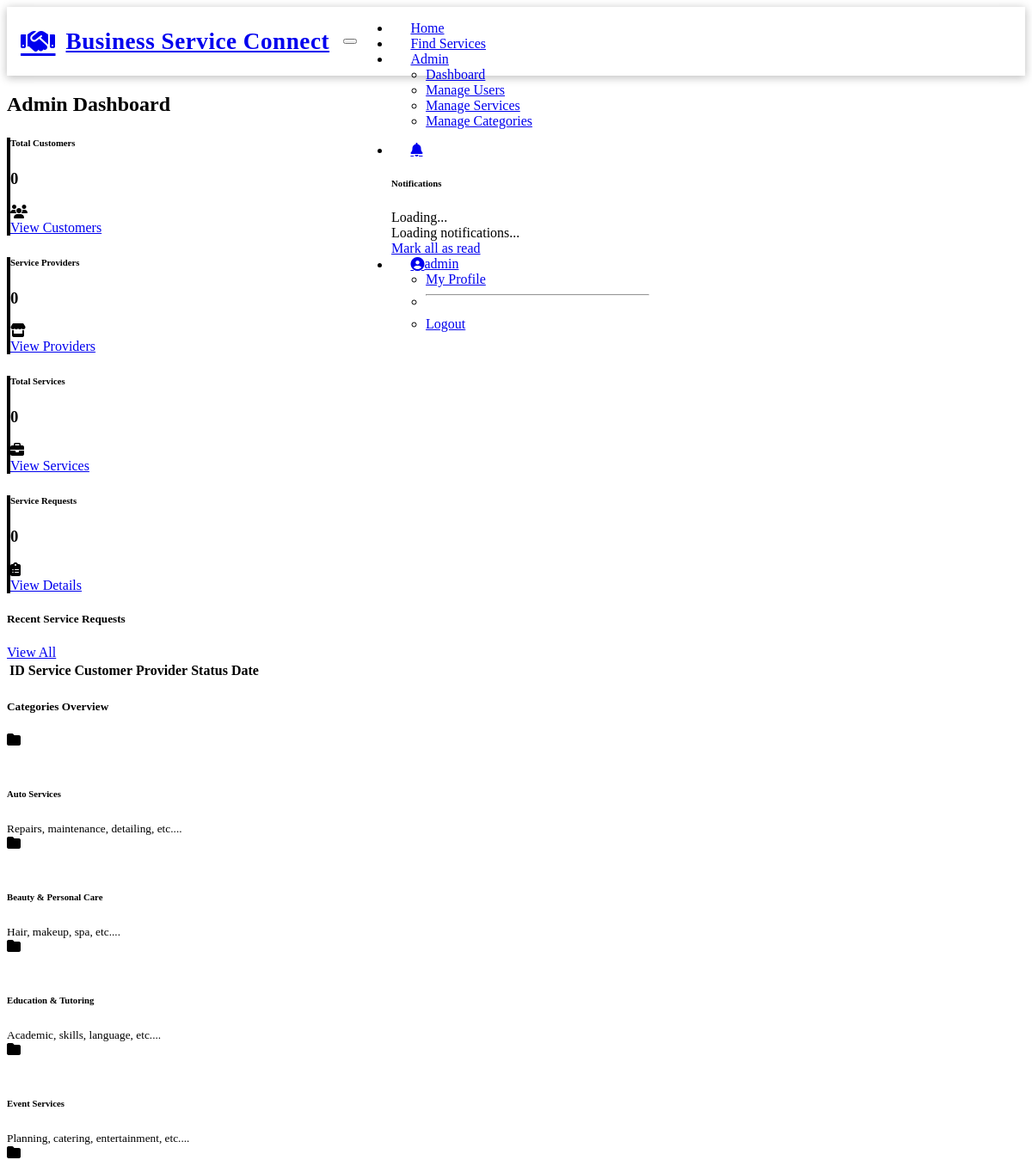
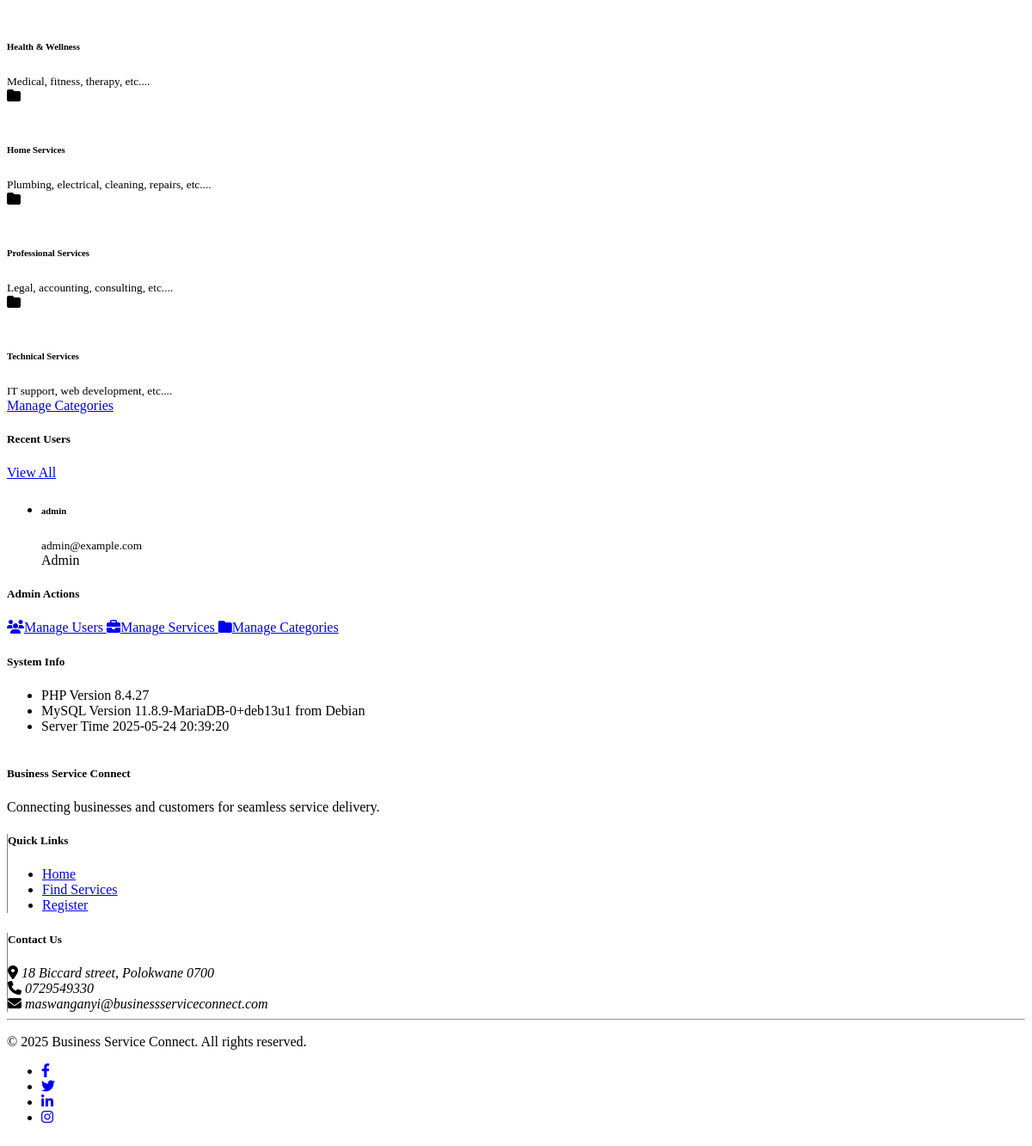
Page /admin/dashboard.php (signed in) on the committed database (2 pictures, top to bottom).
### tables this page shows
CREATE TABLE
    IF NOT EXISTS users (
        id INT AUTO_INCREMENT PRIMARY KEY,
        username VARCHAR(50) NOT NULL UNIQUE,
        email VARCHAR(100) NOT NULL UNIQUE,
        password VARCHAR(255) NOT NULL,
        phone VARCHAR(20),
        user_type ENUM ('admin', 'provider', 'customer') NOT NULL,
        created_at TIMESTAMP DEFAULT CURRENT_TIMESTAMP,
        updated_at TIMESTAMP DEFAULT CURRENT_TIMESTAMP ON UPDATE CURRENT_TIMESTAMP
    );

CREATE TABLE
    IF NOT EXISTS categories (
        id INT AUTO_INCREMENT PRIMARY KEY,
        name VARCHAR(100) NOT NULL,
        description TEXT,
        created_at TIMESTAMP DEFAULT CURRENT_TIMESTAMP,
        updated_at TIMESTAMP DEFAULT CURRENT_TIMESTAMP ON UPDATE CURRENT_TIMESTAMP
    );

### includes/functions.php (called while the page is built, shortened)
<?php
function isLoggedIn()
{
    return isset($_SESSION['user_id']);
}
function isAdmin()
{
    return isLoggedIn() && $_SESSION['user_type'] === 'admin';
}
function isProvider()
{
    return isLoggedIn() && $_SESSION['user_type'] === 'provider';
}
function getCurrentUser()
{
    global $pdo;
    if (isLoggedIn()) {
        $stmt = $pdo->prepare("SELECT * FROM users WHERE id = ?");
        $stmt->execute([$_SESSION['user_id']]);
        return $stmt->fetch();
    }
    return null;
}
function getAllCategories()
{
    global $pdo;
    $stmt = $pdo->query("SELECT * FROM categories ORDER BY name");
    return $stmt->fetchAll();
}

### admin/dashboard.php (the view, shortened to what this page needs)
<?php
require_once '../includes/header.php';
$stmt = $pdo->query("SELECT COUNT(*) as count FROM users WHERE user_type = 'customer'");
$totalCustomers = $stmt->fetch()['count'];
$stmt = $pdo->query("SELECT COUNT(*) as count FROM users WHERE user_type = 'provider'");
$totalProviders = $stmt->fetch()['count'];
$stmt = $pdo->query("SELECT COUNT(*) as count FROM services");
$totalServices = $stmt->fetch()['count'];
$stmt = $pdo->query("SELECT COUNT(*) as count FROM service_requests");
$totalRequests = $stmt->fetch()['count'];
$stmt = $pdo->query("
    SELECT * FROM users
    ORDER BY created_at DESC
    LIMIT 5
");
$recentUsers = $stmt->fetchAll();
$categories = getAllCategories();
?>
<div class="row mb-4">
    <div class="col-md-12">
        <h2>Admin Dashboard</h2>
    </div>
</div>
<div class="row mb-4">
    <div class="col-md-3">
        <div class="card stat-card stat-primary">
            <div class="card-body">
                <div class="d-flex justify-content-between align-items-center">
                    <div>
                        <h6 class="text-muted">Total Customers</h6>
                        <h3><?php echo $totalCustomers; ?></h3>
                    </div>
                    <div class="fs-1 text-primary">
                        <i class="fas fa-users"></i>
                    </div>
                </div>
                <a href="users.php?type=customer" class="text-decoration-none">View Customers</a>
            </div>
        </div>
    </div>
    <div class="col-md-3">
        <div class="card stat-card stat-success">
            <div class="card-body">
                <div class="d-flex justify-content-between align-items-center">
                    <div>
                        <h6 class="text-muted">Service Providers</h6>
                        <h3><?php echo $totalProviders; ?></h3>
                    </div>
                    <div class="fs-1 text-success">
                        <i class="fas fa-store"></i>
                    </div>
                </div>
                <a href="users.php?type=provider" class="text-decoration-none">View Providers</a>
            </div>
        </div>
    </div>
    <div class="col-md-3">
        <div class="card stat-card stat-info">
            <div class="card-body">
                <div class="d-flex justify-content-between align-items-center">
                    <div>
                        <h6 class="text-muted">Total Services</h6>
                        <h3><?php echo $totalServices; ?></h3>
                    </div>
                    <div class="fs-1 text-info">
                        <i class="fas fa-briefcase"></i>
                    </div>
                </div>
                <a href="services.php" class="text-decoration-none">View Services</a>
            </div>
        </div>
    </div>
    <div class="col-md-3">
        <div class="card stat-card stat-warning">
            <div class="card-body">
                <div class="d-flex justify-content-between align-items-center">
                    <div>
                        <h6 class="text-muted">Service Requests</h6>
                        <h3><?php echo $totalRequests; ?></h3>
                    </div>
                    <div class="fs-1 text-warning">
                        <i class="fas fa-clipboard-list"></i>
                    </div>
                </div>
                <a href="#" class="text-decoration-none">View Details</a>
            </div>
        </div>
    </div>
</div>
<div class="row">
    <div class="col-md-8">
        <div class="card mb-4">
            <div class="card-header d-flex justify-content-between align-items-center">
                <h5 class="mb-0">Recent Service Requests</h5>
                <a href="#" class="btn btn-sm btn-outline-primary">View All</a>
            </div>
            <div class="card-body p-0">
                <div class="table-responsive">
                    <table class="table table-hover mb-0">
                        <thead class="table-dark">
                            <tr>
                                <th>ID</th>
                                <th>Service</th>
                                <th>Customer</th>
                                <th>Provider</th>
                                <th>Status</th>
                                <th>Date</th>
                            </tr>
                        </thead>
                    </table>
                </div>
            </div>
        </div>
        <div class="card">
            <div class="card-header">
                <h5 class="mb-0">Categories Overview</h5>
            </div>
            <div class="card-body">
                <div class="row">
                    <?php foreach ($categories as $category): ?>
                        <div class="col-md-6 mb-3">
                            <div class="d-flex align-items-center">
                                <div class="flex-shrink-0">
                                    <div class="rounded-circle bg-primary p-2 text-center" style="width: 40px; height: 40px;">
                                        <i class="fas fa-folder text-white"></i>
                                    </div>
                                </div>
                                <div class="flex-grow-1 ms-3">
                                    <h6 class="mb-0"><?php echo htmlspecialchars($category['name']); ?></h6>
                                    <small class="text-muted"><?php echo htmlspecialchars(substr($category['description'], 0, 50)); ?>...</small>
                                </div>
                            </div>
                        </div>
                    <?php endforeach; ?>
                </div>
                <div class="text-center mt-3">
                    <a href="categories.php" class="btn btn-outline-primary">Manage Categories</a>
                </div>
            </div>
        </div>
    </div>
    <div class="col-md-4">
        <div class="card mb-4">
            <div class="card-header d-flex justify-content-between align-items-center">
                <h5 class="mb-0">Recent Users</h5>
                <a href="users.php" class="btn btn-sm btn-outline-primary">View All</a>
            </div>
            <div class="card-body p-0">
                <ul class="list-group list-group-flush">
                    <?php foreach ($recentUsers as $user): ?>
                        <li class="list-group-item">
                            <div class="d-flex justify-content-between align-items-center">
                                <div>
                                    <h6 class="mb-0"><?php echo htmlspecialchars($user['username']); ?></h6>
                                    <small class="text-muted"><?php echo htmlspecialchars($user['email']); ?></small>
                                </div>
                                <div>
                                    <span class="badge bg-<?php echo $user['user_type'] === 'admin' ? 'danger' : ($user['user_type'] === 'provider' ? 'success' : 'primary'); ?>">
                                        <?php echo ucfirst($user['user_type']); ?>
                                    </span>
                                </div>
                            </div>
                        </li>
                    <?php endforeach; ?>
                </ul>
            </div>
        </div>
        <div class="card mb-4">
            <div class="card-header">
                <h5 class="mb-0">Admin Actions</h5>
            </div>
            <div class="card-body">
                <div class="list-group">
                    <a href="users.php" class="list-group-item list-group-item-action">
                        <i class="fas fa-users me-2"></i>Manage Users
                    </a>
                    <a href="services.php" class="list-group-item list-group-item-action">
                        <i class="fas fa-briefcase me-2"></i>Manage Services
                    </a>
                    <a href="categories.php" class="list-group-item list-group-item-action">
                        <i class="fas fa-folder me-2"></i>Manage Categories
                    </a>
                </div>
            </div>
        </div>
        <div class="card">
            <div class="card-header">
                <h5 class="mb-0">System Info</h5>
            </div>
            <div class="card-body">
                <ul class="list-group list-group-flush">
                    <li class="list-group-item d-flex justify-content-between align-items-center">
                        PHP Version
                        <span class="badge bg-primary"><?php echo phpversion(); ?></span>
                    </li>
                    <li class="list-group-item d-flex justify-content-between align-items-center">
                        MySQL Version
                        <span class="badge bg-primary"><?php echo $pdo->query('select version()')->fetchColumn(); ?></span>
                    </li>
                    <li class="list-group-item d-flex justify-content-between align-items-center">
                        Server Time
                        <span><?php echo date('Y-m-d H:i:s'); ?></span>
                    </li>
                </ul>
            </div>
        </div>
    </div>
</div>
<?php
require_once '../includes/footer.php';
?>

### includes/header.php (shortened to what this page needs)
<?php
require_once dirname(__DIR__) . '/config/database.php';
require_once dirname(__DIR__) . '/includes/functions.php';
$currentUser = null;
if (isLoggedIn()) {
    $currentUser = getCurrentUser();
}
?>
<!DOCTYPE html>
<html lang="en" data-bs-theme="dark">
<head>
    <link rel="stylesheet" href="https://cdn.replit.com/agent/bootstrap-agent-dark-theme.min.css">
    <link rel="stylesheet" href="https://cdnjs.cloudflare.com/ajax/libs/font-awesome/6.4.0/css/all.min.css">
    <link rel="stylesheet" href="../css/custom.css">
</head>
<body>
    <nav class="navbar navbar-expand-lg navbar-dark bg-dark mb-4 ">
        <div class="container">
            <a class="navbar-brand text-primary font-bold" href="#" style="font-weight: bold;">
                <i class="fas fa-handshake me-2"></i>Business Service Connect
            </a>
            <button class="navbar-toggler" type="button" data-bs-toggle="collapse" data-bs-target="#navbarNav">
            </button>
            <div class="collapse navbar-collapse" id="navbarNav">
                <ul class="navbar-nav me-auto">
                    <li class="nav-item">
                        <a class="nav-link" href="http://localhost/BusinessServiceTracker/">Home</a>
                    </li>
                    <li class="nav-item">
                        <a class="nav-link" href="http://localhost/BusinessServiceTracker/customer/search.php">Find Services</a>
                    </li>
                    <?php if (isLoggedIn()): ?>
                        <?php if (isAdmin()): ?>
                            <li class="nav-item dropdown">
                                <a class="nav-link dropdown-toggle" href="#" id="adminDropdown" role="button" data-bs-toggle="dropdown">
                                    Admin
                                </a>
                                <ul class="dropdown-menu">
                                    <li><a class="dropdown-item" href="http://localhost/BusinessServiceTracker/admin/dashboard.php">Dashboard</a></li>
                                    <li><a class="dropdown-item" href="http://localhost/BusinessServiceTracker/admin/users.php">Manage Users</a></li>
                                    <li><a class="dropdown-item" href="http://localhost/BusinessServiceTracker/admin/services.php">Manage Services</a></li>
                                    <li><a class="dropdown-item" href="http://localhost/BusinessServiceTracker/admin/categories.php">Manage Categories</a></li>
                                </ul>
                            </li>
                        <?php endif; ?>
                    <?php endif; ?>
                </ul>
                <ul class="navbar-nav">
                    <?php if (isLoggedIn()): ?>
                        <li class="nav-item dropdown">
                            <a class="nav-link dropdown-toggle" href="#" id="notificationsDropdown" role="button" data-bs-toggle="dropdown">
                                <i class="fas fa-bell"></i>
                            </a>
                            <div class="dropdown-menu dropdown-menu-end notifications-dropdown " style="min-width: 300px;">
                                <h6 class="dropdown-header">Notifications</h6>
                                <div id="notifications-container">
                                    <div class="text-center p-2 text-primary">
                                        <div class="spinner-border spinner-border-sm" role="status">
                                            <span class="visually-hidden">Loading...</span>
                                        </div>
                                        <span class="ms-2">Loading notifications...</span>
                                    </div>
                                </div>
                                <a class="dropdown-item text-center" href="#" id="mark-all-read">
                                    Mark all as read
                                </a>
                            </div>
                        </li>
                        <li class="nav-item dropdown">
                            <a class="nav-link dropdown-toggle" href="#" id="userDropdown" role="button" data-bs-toggle="dropdown">
                                <i class="fas fa-user-circle me-1"></i><?php echo htmlspecialchars($currentUser['username']); ?>
                            </a>
                            <ul class="dropdown-menu dropdown-menu-end">
                                <?php if (isProvider()): ?>
                                    <li><a class="dropdown-item" href="http://localhost/BusinessServiceTracker/provider/profile.php">Business Profile</a></li>
                                <?php else: ?>
                                    <li><a class="dropdown-item" href="http://localhost/BusinessServiceTracker/customer/profile.php">My Profile</a></li>
                                <?php endif; ?>
                                <li>
                                    <hr class="dropdown-divider">
                                </li>
                                <li><a class="dropdown-item" href="http://localhost/BusinessServiceTracker/auth/logout.php">Logout</a></li>
                            </ul>
                        </li>
                    <?php endif; ?>
                </ul>
            </div>
        </div>
    </nav>
    <div class="container my-4">

### rows in the picture
users: username "admin", email "admin@example.com", user_type "Admin"
categories: name "Auto Services", description "Repairs, maintenance, detailing, etc."
categories: name "Beauty & Personal Care", description "Hair, makeup, spa, etc."
categories: name "Education & Tutoring", description "Academic, skills, language, etc."
categories: name "Event Services", description "Planning, catering, entertainment, etc."
categories: name "Health & Wellness", description "Medical, fitness, therapy, etc."
categories: name "Home Services", description "Plumbing, electrical, cleaning, repairs, etc."
categories: name "Professional Services", description "Legal, accounting, consulting, etc."
categories: name "Technical Services", description "IT support, web development, etc."

### other values in the picture
$totalCustomers "0"
$totalProviders "0"
$totalServices "0"
$totalRequests "0"
phpversion() "8.4.27"
$pdo->query('select version()')->fetchColumn() "11.8.9-MariaDB-0+deb13u1 from Debian"
